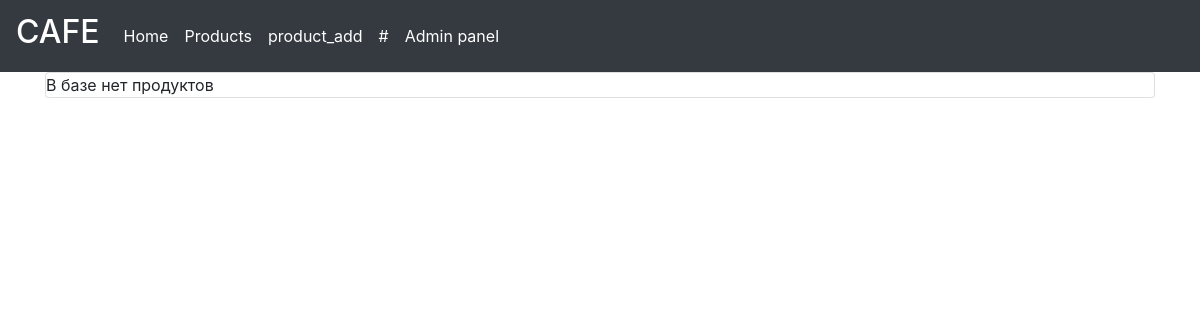
/products, run on an earlier commit of the app's database.
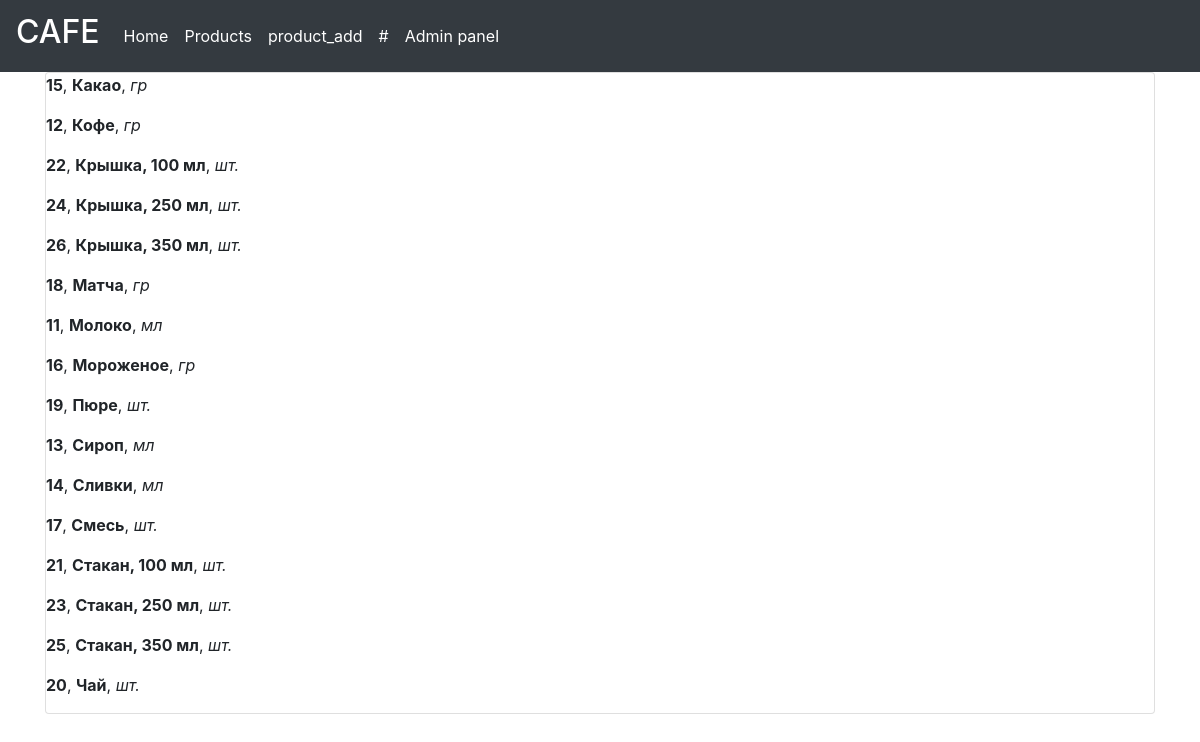
And on a later commit of the database.
### cafecrm/models.py (models this page shows, shortened)
class Products(models.Model):
    PRODUCT = 'product'
    SNACK = 'snack'
    TARE = 'tare'
    PRODUCT_TYPE = ((PRODUCT, 'продукт'), (SNACK, 'штучный товар'), (TARE, 'тара'))
    PC = 'шт.'
    ML = 'мл'
    GR = 'гр'
    UNITS = ((PC, 'шт.'), (ML, 'мл'), (GR, 'гр'))
    product_name = models.CharField(max_length=250, verbose_name='Наименование')
    unit = models.CharField(max_length=20, choices=UNITS, verbose_name='Единица измерения')
    product_type = models.CharField(max_length=20, choices=PRODUCT_TYPE, verbose_name='Категория')
    class Meta:
        verbose_name = 'Product'
        verbose_name_plural = 'Products'
        ordering = ['product_name']

### cafecrm/views.py (the view)
# urls.py: path('products', views.products, name='products'),
def products(request):
    all_products = Products.objects.all().order_by('product_name')
    return render(request, 'cafecrm/products.html', {'title': 'Products', 'all_products': all_products})

### cafecrm/templates/cafecrm/products.html (shortened to what this page needs)
{% extends 'cafecrm/base.html' %}
{%  load static %}
{% block content %}
<div class="card no-border">
        {% if all_products %}
            {% for el in all_products %}
                <p><b>{{ el.id }}</b>, <b>{{ el.product_name }}</b>, <i>{{ el.unit }}</i></p>
            {% endfor %}
        {% else %}
            В базе нет продуктов
        {% endif %}
    </div>
{% endblock %}

### cafecrm/templates/cafecrm/base.html (shortened to what this page needs)
{% load static %}
<!DOCTYPE html>
<html lang="en">
<head>
	<link rel="stylesheet" href="https://maxcdn.bootstrapcdn.com/bootstrap/4.0.0-beta.3/css/bootstrap.min.css">
    <link rel="stylesheet" href="{% static 'cafecrm/css/style.css' %}" type="text/css">
</head>
<body>
	<div class="wrapper">
		<nav class="navbar navbar-expand-lg navbar-dark bg-dark">
			<a class="navbar-brand" href="{% url 'index' %}"><h2>CAFE</h2></a>
		  	<div class="collapse navbar-collapse" id="navbarSupportedContent">
		  		<ul class="navbar-nav mr-auto">
                    <li class="nav-item active">
                        <a class="nav-link" href="{% url 'index' %}">Home</a>
                    </li>
			      		<li class="nav-item active">
			        		<a class="nav-link" href="products">Products</a>
			      		</li>
                    <li class="nav-item active">
			        		<a class="nav-link" href="{% url 'product_add' %}">product_add</a>
			      		</li>
                    <li class="nav-item active">
			        		<a class="nav-link" href="#">#</a>
			      		</li>
                    <li class="nav-item active">
			        		<a class="nav-link" href="admin/">Admin panel</a>
			      		</li>
		  		</ul>
		  	</div>
		</nav>
		<div id="content" class="container">
			{% block content %}
			{% endblock %}
		</div>
	</div>
</body>
</html>

### cafecrm/static/cafecrm/css/style.css (style rules this page uses)
#content { padding-bottom: 5%; }
html,body { margin: 0; padding: 0; height: 100%; }
.wrapper { position: relative; min-height: 100%; }

What changed in the data, as far as the page shows it:
added Products: id "15", product_name "Какао", unit "гр"
added Products: id "12", product_name "Кофе", unit "гр"
added Products: id "22", product_name "Крышка, 100 мл", unit "шт."
added Products: id "24", product_name "Крышка, 250 мл", unit "шт."
added Products: id "26", product_name "Крышка, 350 мл", unit "шт."
added Products: id "18", product_name "Матча", unit "гр"
added Products: id "11", product_name "Молоко", unit "мл"
added Products: id "16", product_name "Мороженое", unit "гр"
added Products: id "19", product_name "Пюре", unit "шт."
added Products: id "13", product_name "Сироп", unit "мл"
added Products: id "14", product_name "Сливки", unit "мл"
added Products: id "17", product_name "Смесь", unit "шт."
added Products: id "21", product_name "Стакан, 100 мл", unit "шт."
added Products: id "23", product_name "Стакан, 250 мл", unit "шт."
added Products: id "25", product_name "Стакан, 350 мл", unit "шт."
added Products: id "20", product_name "Чай", unit "шт."
Also different on the page:
text no longer shown: "В базе нет продуктов"
